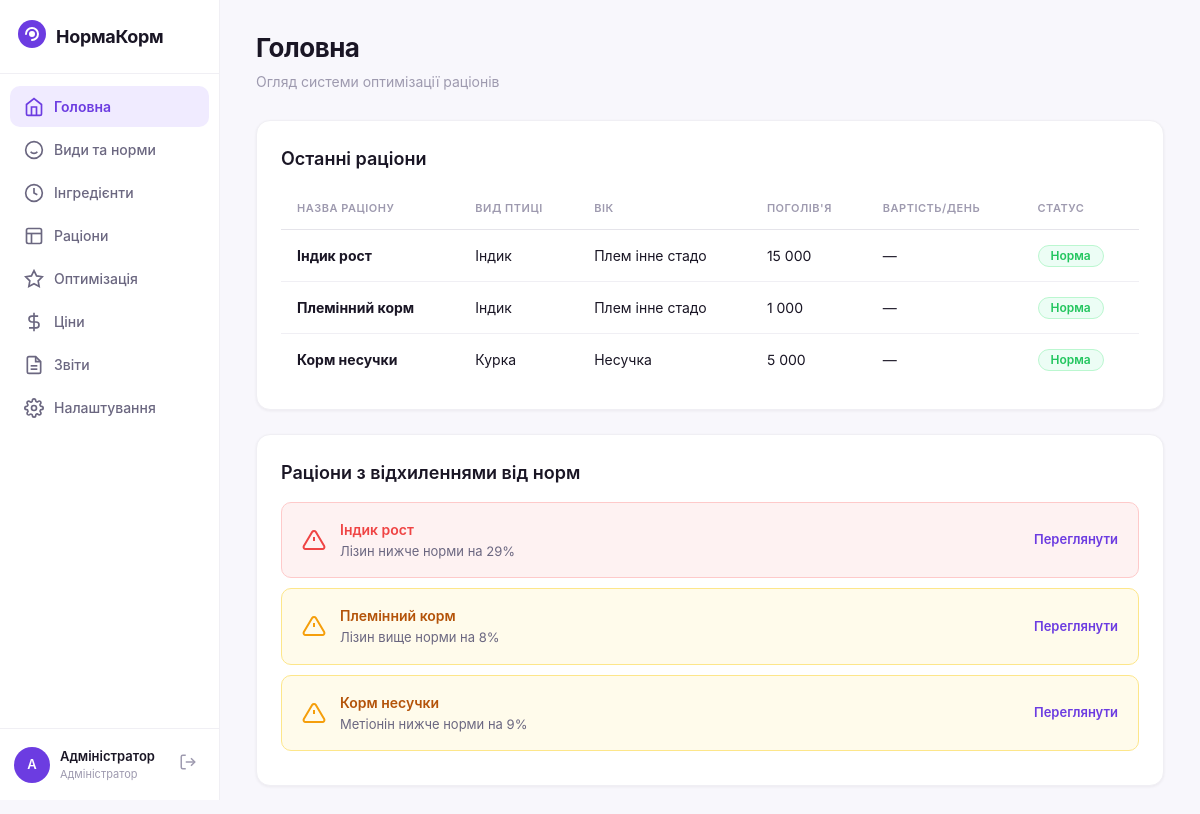
The page / (signed in) on the database its author committed.
### tables this page shows
CREATE TABLE rations (
    id INTEGER PRIMARY KEY AUTOINCREMENT,
    age_group_id INTEGER NOT NULL,
    name TEXT NOT NULL,
    flock_size INTEGER DEFAULT 1000,
    status TEXT DEFAULT 'draft',
    created_at TIMESTAMP DEFAULT CURRENT_TIMESTAMP,
    updated_at TIMESTAMP DEFAULT CURRENT_TIMESTAMP,
    FOREIGN KEY (age_group_id) REFERENCES age_groups(id) ON DELETE RESTRICT
);

CREATE TABLE bird_types (
    id INTEGER PRIMARY KEY AUTOINCREMENT,
    name TEXT NOT NULL UNIQUE,
    description TEXT DEFAULT ''
);

CREATE TABLE age_groups (
    id INTEGER PRIMARY KEY AUTOINCREMENT,
    bird_type_id INTEGER NOT NULL,
    name TEXT NOT NULL,
    sort_order INTEGER DEFAULT 0,
    FOREIGN KEY (bird_type_id) REFERENCES bird_types(id) ON DELETE CASCADE
);

CREATE TABLE nutrients (
    id INTEGER PRIMARY KEY AUTOINCREMENT,
    name TEXT NOT NULL,
    unit TEXT NOT NULL DEFAULT '%',
    category TEXT NOT NULL DEFAULT 'basic',
    sort_order INTEGER DEFAULT 0
);

### app/blueprints/main.py (the view)
@bp.route('/')
@login_required
def index():
    rations = db.get_rations(limit=10)
    deviations = []
    for r in rations:
        analysis = db.analyze_ration(r['id'])
        if analysis and analysis['overall_status'] != 'normal':
            violations = [a for a in analysis['analysis'] if a['status'] != 'normal']
            for v in violations[:1]:  # тільки перше порушення для кожного раціону
                deviation_pct = 0
                if v['min_value'] and v['actual_value'] < v['min_value']:
                    deviation_pct = round((v['min_value'] - v['actual_value']) / v['min_value'] * 100)
                    direction = 'нижче'
                elif v['max_value'] and v['actual_value'] > v['max_value']:
                    deviation_pct = round((v['actual_value'] - v['max_value']) / v['max_value'] * 100)
                    direction = 'вище'
                else:
                    direction = ''
                deviations.append({
                    'ration_name': r['name'],
                    'ration_id': r['id'],
                    'nutrient': v['nutrient_name'],
                    'deviation_pct': deviation_pct,
                    'direction': direction,
                    'status': v['status']
                })
    return render_template('index.html',
                           rations=rations,
                           deviations=deviations)

### app/models.py (called while the page is built, shortened)
    @contextmanager
    def get_connection(self):
        conn = sqlite3.connect(self.db_path)
        conn.row_factory = sqlite3.Row
        conn.execute("PRAGMA foreign_keys = ON")
        try:
            yield conn
            conn.commit()
        except Exception:
            conn.rollback()
            raise
        finally:
            conn.close()

    def get_nutrients(self, category=None):
        with self.get_connection() as conn:
            if category:
                return conn.execute(
                    "SELECT * FROM nutrients WHERE category = ? ORDER BY sort_order",
                    (category,)
                ).fetchall()
            return conn.execute("SELECT * FROM nutrients ORDER BY category, sort_order").fetchall()

    def get_nutrient_norms(self, age_group_id, category=None):
        with self.get_connection() as conn:
            return conn.execute("""
                SELECT nn.*, n.name as nutrient_name, n.unit, n.category
                FROM nutrient_norms nn
                JOIN nutrients n ON nn.nutrient_id = n.id
                WHERE nn.age_group_id = ?
                ORDER BY n.category, n.sort_order
            """, (age_group_id,)).fetchall()

    def get_ingredient_nutrients(self, ingredient_id):
        with self.get_connection() as conn:
            return conn.execute("""
                SELECT inu.*, n.name as nutrient_name, n.unit, n.category
                FROM ingredient_nutrients inu
                JOIN nutrients n ON inu.nutrient_id = n.id
                WHERE inu.ingredient_id = ?
                ORDER BY n.category, n.sort_order
            """, (ingredient_id,)).fetchall()

    def get_rations(self, limit=None):
        with self.get_connection() as conn:
            query = """
                SELECT r.*, ag.name as age_group_name, bt.name as bird_type_name
                FROM rations r
                JOIN age_groups ag ON r.age_group_id = ag.id
                JOIN bird_types bt ON ag.bird_type_id = bt.id
                ORDER BY r.updated_at DESC
            """
            if limit:
                query += f" LIMIT {limit}"
            return conn.execute(query).fetchall()

### app/templates/index.html (shortened to what this page needs)
{% extends "base.html" %}
{% block page_title %}Головна{% endblock %}
{% block page_subtitle %}Огляд системи оптимізації раціонів{% endblock %}
{% block content %}
<div class="card" style="margin-bottom: 24px;">
    <h2 class="card-title">Останні раціони</h2>
    {% if rations %}
    <table class="data-table" id="recent-rations-table">
        <thead>
            <tr>
                <th>Назва раціону</th>
                <th>Вид птиці</th>
                <th>Вік</th>
                <th>Поголів'я</th>
                <th>Вартість/день</th>
                <th>Статус</th>
            </tr>
        </thead>
        <tbody>
            {% for r in rations %}
            <tr style="cursor:pointer" onclick="location.href='/rations?id={{ r.id }}'">
                <td><strong>{{ r.name }}</strong></td>
                <td>{{ r.bird_type_name }}</td>
                <td>{{ r.age_group_name }}</td>
                <td>{{ "{:,}".format(r.flock_size).replace(",", " ") }}</td>
                <td>—</td>
                <td>
                    <span class="badge badge-normal">Норма</span>
                </td>
            </tr>
            {% endfor %}
        </tbody>
    </table>
    {% else %}
    <div class="empty-state">
        <p class="empty-state-text">Раціони ще не створені. <a href="/rations">Створити перший раціон →</a></p>
    </div>
    {% endif %}
</div>
<div class="card">
    <h2 class="card-title">Раціони з відхиленнями від норм</h2>
    {% if deviations %}
        {% for d in deviations %}
        <div class="alert-card {{ d.status }}">
            <div class="alert-info">
                <svg class="alert-icon {{ d.status }}" viewBox="0 0 24 24" fill="none" stroke="currentColor" stroke-width="2">
                    <path d="M10.29 3.86L1.82 18a2 2 0 0 0 1.71 3h16.94a2 2 0 0 0 1.71-3L13.71 3.86a2 2 0 0 0-3.42 0z"/>
                    <line x1="12" y1="9" x2="12" y2="13"/><line x1="12" y1="17" x2="12.01" y2="17"/>
                </svg>
                <div>
                    <div class="alert-title">{{ d.ration_name }}</div>
                    <div class="alert-desc">{{ d.nutrient }} {{ d.direction }} норми на {{ d.deviation_pct }}%</div>
                </div>
            </div>
            <a href="/rations?id={{ d.ration_id }}" class="alert-action">Переглянути</a>
        </div>
        {% endfor %}
    {% else %}
        <div class="empty-state">
            <p class="empty-state-text">Всі раціони відповідають нормам або ще не створені.</p>
        </div>
    {% endif %}
</div>
{% endblock %}

### app/templates/base.html (shortened to what this page needs)
<!DOCTYPE html>
<html lang="uk">
<head>
    <link rel="stylesheet" href="{{ url_for('static', filename='css/style.css') }}">
</head>
<body>
    <aside class="sidebar" id="sidebar">
        <div class="sidebar-header">
            <div class="logo">
                <div class="logo-icon">
                    <svg width="28" height="28" viewBox="0 0 28 28" fill="none">
                        <circle cx="14" cy="14" r="14" fill="#6C3CE1"/>
                        <path d="M8 14C8 10.686 10.686 8 14 8C17.314 8 20 10.686 20 14C20 17.314 17.314 20 14 20" stroke="white" stroke-width="2" stroke-linecap="round"/>
                        <circle cx="14" cy="14" r="3" fill="white"/>
                    </svg>
                </div>
                <span class="logo-text">НормаКорм</span>
            </div>
        </div>
        <nav class="sidebar-nav">
            <a href="/" class="nav-item {% if request.path == '/' %}active{% endif %}" id="nav-home">
                <svg class="nav-icon" viewBox="0 0 24 24" fill="none" stroke="currentColor" stroke-width="2"><path d="M3 9l9-7 9 7v11a2 2 0 0 1-2 2H5a2 2 0 0 1-2-2z"/><polyline points="9,22 9,12 15,12 15,22"/></svg>
                <span>Головна</span>
            </a>
            <a href="/species" class="nav-item {% if '/species' in request.path %}active{% endif %}" id="nav-species">
                <svg class="nav-icon" viewBox="0 0 24 24" fill="none" stroke="currentColor" stroke-width="2"><path d="M12 2C6.48 2 2 6.48 2 12s4.48 10 10 10 10-4.48 10-10S17.52 2 12 2z"/><path d="M8 14s1.5 2 4 2 4-2 4-2"/><line x1="9" y1="9" x2="9.01" y2="9"/><line x1="15" y1="9" x2="15.01" y2="9"/></svg>
                <span>Види та норми</span>
            </a>
            <a href="/ingredients" class="nav-item {% if '/ingredients' in request.path %}active{% endif %}" id="nav-ingredients">
                <svg class="nav-icon" viewBox="0 0 24 24" fill="none" stroke="currentColor" stroke-width="2"><circle cx="12" cy="12" r="10"/><path d="M12 6v6l4 2"/></svg>
                <span>Інгредієнти</span>
            </a>
            <a href="/rations" class="nav-item {% if '/rations' in request.path %}active{% endif %}" id="nav-rations">
                <svg class="nav-icon" viewBox="0 0 24 24" fill="none" stroke="currentColor" stroke-width="2"><rect x="3" y="3" width="18" height="18" rx="2" ry="2"/><line x1="3" y1="9" x2="21" y2="9"/><line x1="9" y1="21" x2="9" y2="9"/></svg>
                <span>Раціони</span>
            </a>
            <a href="/optimization" class="nav-item {% if '/optimization' in request.path %}active{% endif %}" id="nav-optimization">
                <svg class="nav-icon" viewBox="0 0 24 24" fill="none" stroke="currentColor" stroke-width="2"><polygon points="12,2 15.09,8.26 22,9.27 17,14.14 18.18,21.02 12,17.77 5.82,21.02 7,14.14 2,9.27 8.91,8.26"/></svg>
                <span>Оптимізація</span>
            </a>
            <a href="/prices" class="nav-item {% if '/prices' in request.path %}active{% endif %}" id="nav-prices">
                <svg class="nav-icon" viewBox="0 0 24 24" fill="none" stroke="currentColor" stroke-width="2"><line x1="12" y1="1" x2="12" y2="23"/><path d="M17 5H9.5a3.5 3.5 0 0 0 0 7h5a3.5 3.5 0 0 1 0 7H6"/></svg>
                <span>Ціни</span>
            </a>
            <a href="/reports" class="nav-item {% if '/reports' in request.path %}active{% endif %}" id="nav-reports">
                <svg class="nav-icon" viewBox="0 0 24 24" fill="none" stroke="currentColor" stroke-width="2"><path d="M14 2H6a2 2 0 0 0-2 2v16a2 2 0 0 0 2 2h12a2 2 0 0 0 2-2V8z"/><polyline points="14,2 14,8 20,8"/><line x1="16" y1="13" x2="8" y2="13"/><line x1="16" y1="17" x2="8" y2="17"/></svg>
                <span>Звіти</span>
            </a>
            <a href="/settings" class="nav-item {% if '/settings' in request.path %}active{% endif %}" id="nav-settings">
                <span>Налаштування</span>
            </a>
        </nav>
        <div class="sidebar-footer">
            <div class="user-profile">
                <div class="user-avatar">{{ session.get('user_initials', 'U') }}</div>
                <div class="user-info">
                    <span class="user-name">{{ session.get('user_name', 'Користувач') }}</span>
                    <span class="user-role">{{ session.get('user_position', '') }}</span>
                </div>
                <a href="/logout" class="btn-icon" title="Вийти" style="margin-left:auto;">
                    <svg viewBox="0 0 24 24" fill="none" stroke="currentColor" stroke-width="2" width="18" height="18">
                        <path d="M9 21H5a2 2 0 0 1-2-2V5a2 2 0 0 1 2-2h4"/>
                        <polyline points="16,17 21,12 16,7"/>
                        <line x1="21" y1="12" x2="9" y2="12"/>
                    </svg>
                </a>
            </div>
        </div>
    </aside>
    <main class="main-content">
        <div class="page-header">
            <div>
                <h1 class="page-title">{% block page_title %}{% endblock %}</h1>
                <p class="page-subtitle">{% block page_subtitle %}{% endblock %}</p>
            </div>
        </div>
        <div class="page-content">
            {% block content %}{% endblock %}
        </div>
    </main>
</body>
</html>

### rows shown on the page
rations: name "Індик рост", bird_type_name "Індик", age_group_name "Плем інне стадо", flock_size "15 000", ration_name "Індик рост"
rations: name "Племінний корм", bird_type_name "Індик", age_group_name "Плем інне стадо", flock_size "1 000", ration_name "Племінний корм"
rations: name "Корм несучки", bird_type_name "Курка", age_group_name "Несучка", flock_size "5 000", ration_name "Корм несучки"
nutrients: nutrient "Лізин" "Лізин"
nutrients: nutrient "Метіонін"

### other values the page prints
{{ session.get('user_initials', 'U') }} "А"
{{ session.get('user_name', 'Користувач') }} "Адміністратор"
{{ session.get('user_position', '') }} "Адміністратор"
{{ d.direction }} "нижче" "вище" "нижче"
{{ d.deviation_pct }} "29" "8" "9"
